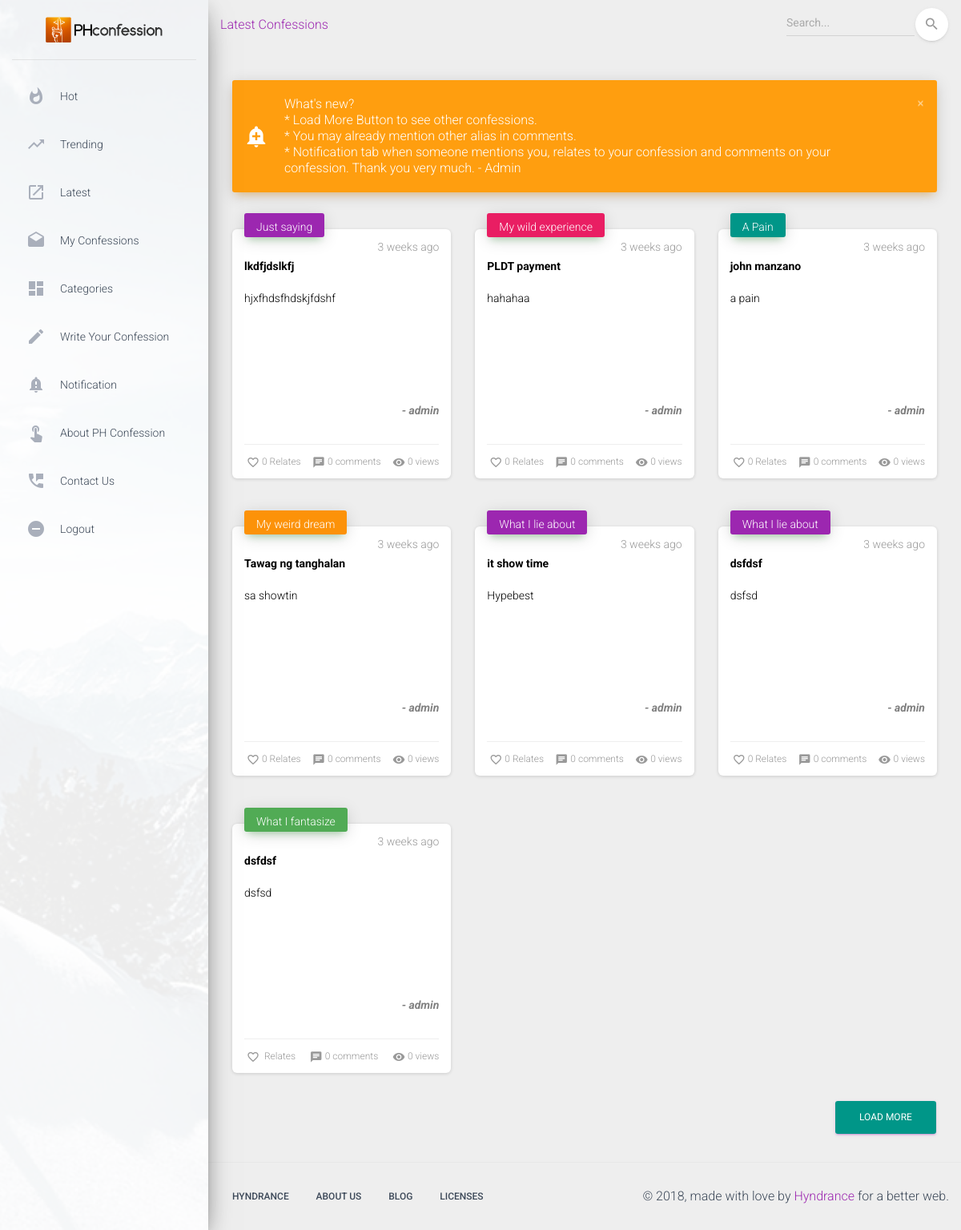
The page /index.php?view=latest (signed in) on the database its author committed.
### tables this page shows
CREATE TABLE `notification` (
  `Id` int(11) NOT NULL AUTO_INCREMENT,
  `recepient` varchar(20) NOT NULL,
  `message` text,
  `confessionId` int(11) NOT NULL,
  `commentId` int(11) NOT NULL,
  `type` varchar(15) DEFAULT NULL,
  `status` varchar(1) DEFAULT NULL,
  `datetime` datetime DEFAULT NULL,
  UNIQUE KEY `Id` (`Id`)
);

CREATE TABLE `confession` (
  `Id` int(11) NOT NULL AUTO_INCREMENT,
  `alias` varchar(50) DEFAULT 'unknown',
  `category` int(11) DEFAULT NULL,
  `title` varchar(100) DEFAULT NULL,
  `message` text,
  `location` varchar(100) DEFAULT NULL,
  `datetime` datetime DEFAULT NULL,
  `view` int(11) DEFAULT '0',
  `lastChange` datetime DEFAULT NULL,
  PRIMARY KEY (`Id`)
);

### config/Models.php (called while the page is built, shortened)
<?php
include "CRUD.php";
include "functions.php";
function confession() {
	$crud = new CRUD;
	$crud->table = "confession";
	return $crud;
}
function comment() {
	$crud = new CRUD;
	$crud->table = "comment";
	return $crud;
}
function relate() {
	$crud = new CRUD;
	$crud->table = "relate";
	return $crud;
}
function notification() {
	$crud = new CRUD;
	$crud->table = "notification";
	return $crud;
}
?>

### config/CRUD.php (called while the page is built, shortened)
<?php
class CRUD {
	var $table;
	function list($query=""){
		$query = $query ? "where " . $query: "";
		$db = Database::connect();
		$pdo = $db->prepare("select * from $this->table $query");
		$pdo->execute();
		$result = $pdo->fetchAll(PDO::FETCH_OBJ);
		return $result;
	}
	function count($query=""){
		$query = $query ? "where " . $query: "";
		$db = Database::connect();
		$pdo = $db->prepare("select * from $this->table $query");
		$pdo->execute();
		return $pdo->rowCount();
	}
}
?>

### index.php (called while the page is built, shortened)
<?php
include_once("config/Models.php");
$view = (isset($_GET['view']) && $_GET['view'] != '') ? $_GET['view'] : '';
switch ($view) {
	case 'latest' :
		$template	= 'include/template.php';
		break;
}
require_once $template;
?>

### config/functions.php (called while the page is built, shortened)
<?php
function category() {
	$cat = array();
	$cat[1] = 'My weird dream';
	$cat[2] = 'What I fantasize';
	$cat[3] = 'First time and unforgettable';
	$cat[4] = 'My guilt';
	$cat[5] = 'What I lie about';
	$cat[6] = 'A Pain';
	$cat[7] = 'What the truth is';
	$cat[8] = 'My wild experience';
	$cat[9] = 'A regret';
	$cat[10] = 'Just saying';
	$cat[11] = 'Joke time';
	$cat[12] = 'Scary AF';
	$cat[13] = '3 AM Thought';
	return $cat;
}
function button_color() {
	$head_color = array();
	$head_color[1] = 'background:#fc9209;color:white;';
	$head_color[2] = 'background:#51ab55;color:white;';
	$head_color[3] = 'background:#e94440;color:white;';
	$head_color[4] = 'background:#0ab3c7;color:white;';
	$head_color[5] = 'background:#9c27b0;color:white;';
	$head_color[6] = 'background:#009688;color:white;';
	$head_color[7] = 'background:#3f51b5;color:white;';
	$head_color[8] = 'background:#e91e63;color:white;';
	$head_color[9] = 'background:#f16695;color:white;';
	$head_color[10] = 'background:#9c27b0;color:white;';
	$head_color[11] = 'background:#0ab3c7;color:white;';
	$head_color[12] = 'background:#e94440;color:white;';
	return $head_color;
}
function timeElapse($datetime, $full = false) {
    $now = new DateTime;
    $ago = new DateTime($datetime);
    $diff = $now->diff($ago);
    $diff->w = floor($diff->d / 7);
    $diff->d -= $diff->w * 7;
    $string = array(
        'y' => 'year',
        'm' => 'month',
        'w' => 'week',
        'd' => 'day',
        'h' => 'hour',
        'i' => 'minute',
        's' => 'second',
    );
    foreach ($string as $k => &$v) {
        if ($diff->$k) {
            $v = $diff->$k . ' ' . $v . ($diff->$k > 1 ? 's' : '');
        } else {
            unset($string[$k]);
        }
    }
    if (!$full) $string = array_slice($string, 0, 1);
    return $string ? implode(', ', $string) . ' ago' : 'just now';
}
?>

### pages/latest.php (the view, shortened to what this page needs)
<?php
$alias = $_SESSION['alias_session'];
$category_name = category();
$head_color = button_color();
?>
<?php foreach(confession()->list("Id!=0 order by datetime desc") as $row) {
  $limitMessage = strlen($row->message) > 200 ? substr($row->message,0,200)."..." : $row->message;
?>
<span class="col-lg-4 col-md-6 col-sm-6" id="your_div">
    <div class="card card-stats">
        <div class="card-header card-header-success card-header-icon"
            onclick="location.href='process.php?action=view&id=<?=$row->Id;?>'">
            <div class="card-icon" style="height:10px; <?=$head_color[$row->category];?>">
                <div style="margin-top:-10px;"><?=$category_name[$row->category];?></div>
            </div>
            <p class="card-category"><?=timeElapse($row->datetime);?></p>
            <div style="height:180px;">
              <p style="color:black;text-align:justify;font-weight:bold;"><?=$row->title;?></p>
              <p style="color:black;text-align:justify;">
                  <?=$limitMessage;?>
              </p>
            </div>
            <div style="height:40px;">
              <div style="color:gray;font-weight:bold;font-style:italic;">- <?=$row->alias;?></div>
            </div>
        </div>
        <div class="card-footer">
            <?php if (relate()->count("cId=$row->Id and alias='$alias'") == 0) {?>
              <div class="stats" id="onclick_<?=$row->Id;?>" onclick="relateFun_<?=$row->Id;?>()">
                    <i class="material-icons" id="icon_<?=$row->Id;?>">favorite_border</i>
                    <span id="relate_<?=$row->Id;?>"><?=relate()->count("cId=$row->Id");?> </span>&nbsp;Relates
                </div>
            <?php } ?>
            <div class="stats" onclick="location.href='index.php?view=display&id=<?=$row->Id?>#comment'">
                <i class="material-icons">chat</i>
                <?=comment()->count("cId=$row->Id");?> comments
            </div>
            <div class="stats">
                <i class="material-icons">visibility</i>
                <?=$row->view;?> views
            </div>
        </div>
    </div>
</span>
<?php }
?>
<div class="col-lg-12 col-md-6 col-sm-6" id="your_div">
<a href="#" id="loadMore" class="btn btn-primary pull-right" style="<?=button_color()[6]?>">Load More</a>
</div>

### include/message.php (shortened to what this page needs)
<?php  if (isset($_SESSION['close_notif']) && ($_SESSION['close_notif'] = $_SESSION['alias_session']) ) {} else {?>
<?php foreach(notification()->list("status=1 and recepient='notification'") as $row) {?>
  <div class="alert alert-<?=$row->type;?> alert-with-icon" data-notify="container">
      <i class="material-icons" data-notify="icon">add_alert</i>
      <button type="button" class="close" data-dismiss="alert" aria-label="Close" onclick="close_notif();">
          <i class="material-icons">close</i>
      </button>
      <span data-notify="message"><?=$row->message;?></span>
  </div>
<?php } }?>

### pages/latest.php (style rules this page uses)
span { display:none; }
span.display { display: inline-block; }

### rows shown on the page
notification: message "What's new? * Load More Button to see other confessions. * You may already mention other alias in comments. * Notification tab when someone mentions you, relates to your confession and comments on your confession. Thank you very much. - Admin"
confession: category "Just saying", datetime "3 weeks ago", title "lkdfjdslkfj", message "hjxfhdsfhdskjfdshf", alias "admin", Id "0", view "0"
confession: category "My wild experience", datetime "3 weeks ago", title "PLDT payment", message "hahahaa", alias "admin", Id "0", view "0"
confession: category "A Pain", datetime "3 weeks ago", title "john manzano", message "a pain", alias "admin", Id "0", view "0"
confession: category "My weird dream", datetime "3 weeks ago", title "Tawag ng tanghalan", message "sa showtin", alias "admin", Id "0", view "0"
confession: category "What I lie about", datetime "3 weeks ago", title "it show time", message "Hypebest", alias "admin", Id "0", view "0"
confession: category "What I lie about", datetime "3 weeks ago", title "dsfdsf", message "dsfsd", alias "admin", Id "0", view "0"
confession: category "What I fantasize", datetime "3 weeks ago", title "dsfdsf", message "dsfsd", alias "admin", Id "0", view "0"

### other values the page prints
$title "Latest Confessions"
